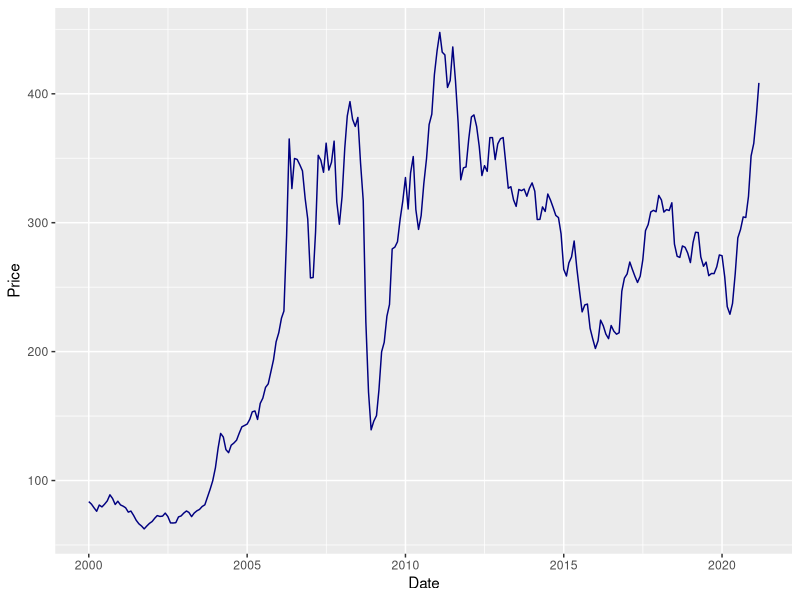
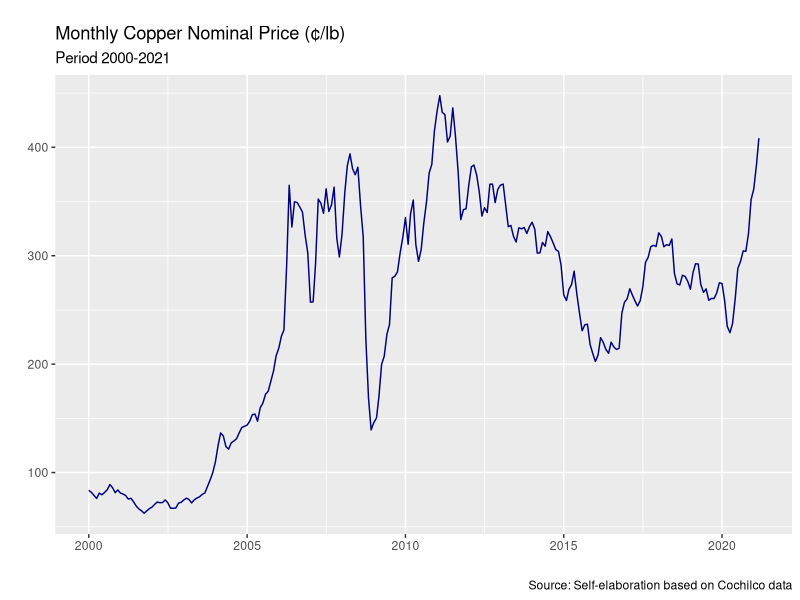
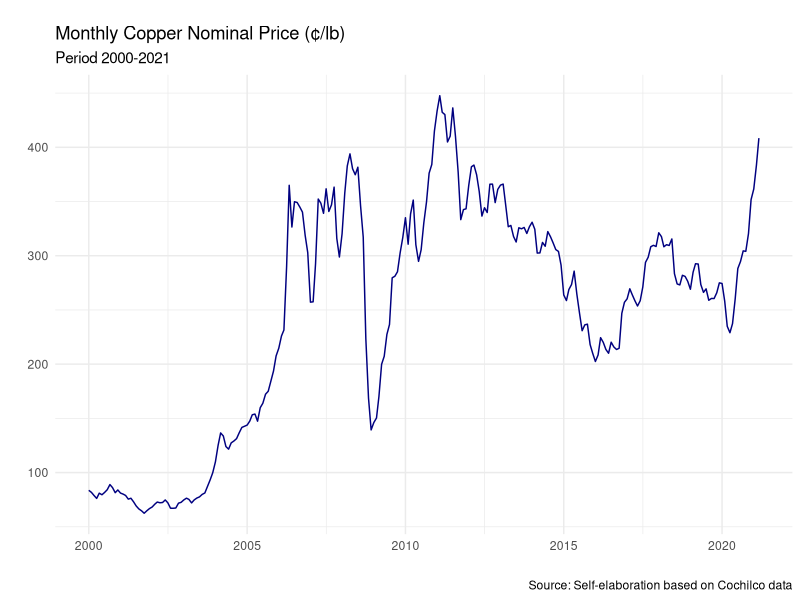
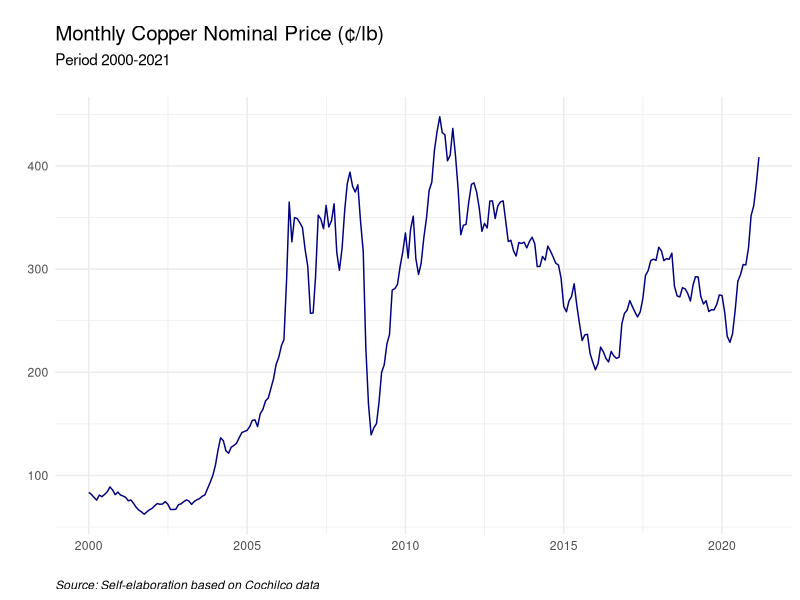
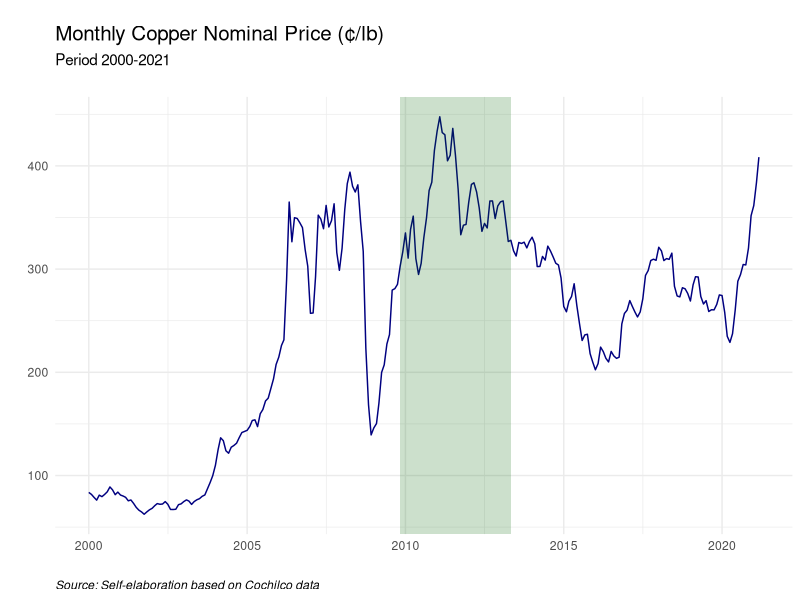
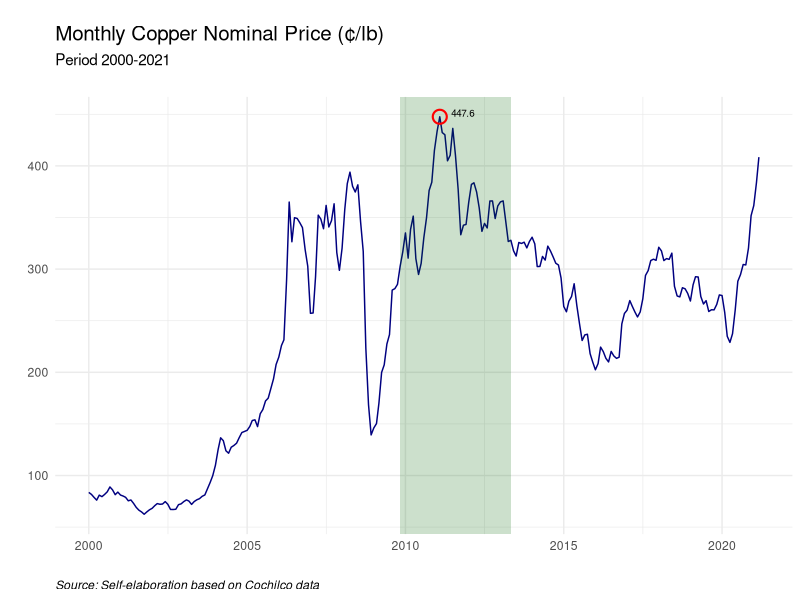
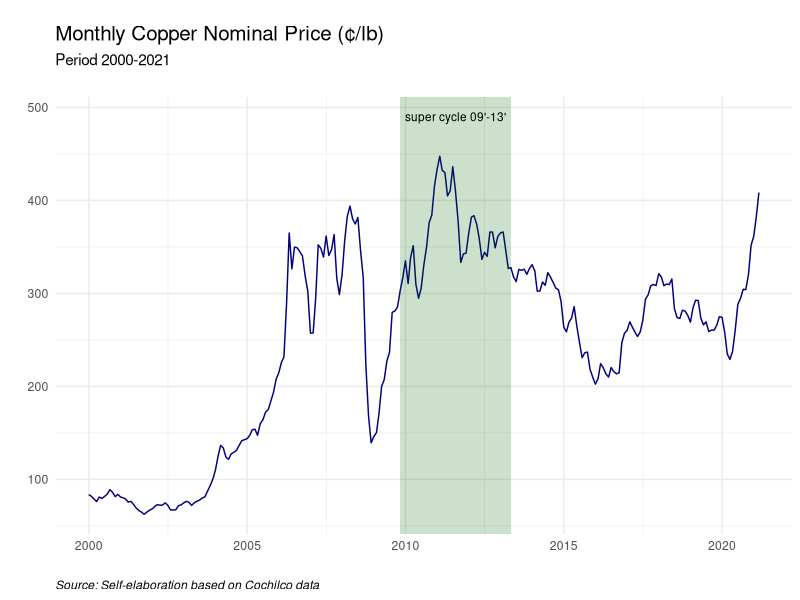
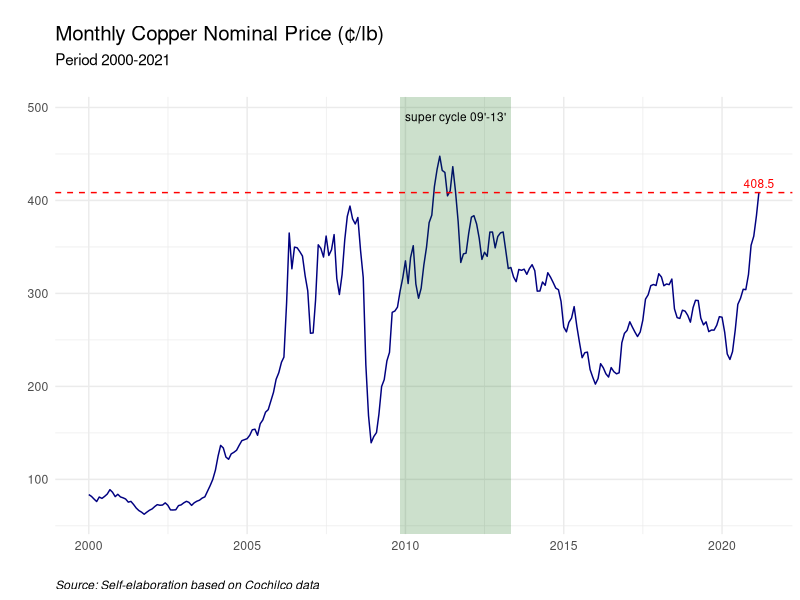

R code for these plots, in order: (Note: this script raises an error after producing the figures.)
## ---- chunk 1
knitr::opts_chunk$set(echo = FALSE)
## ---- chunk 2
library(readxl)
library(ggplot2)
library(tidyverse)
library(Cairo)

## ---- chunk 3
df <- read_excel("datos.xlsx")

names(df)[1] <- "Date"
names(df)[2] <- "Price"

df$Date <- as.Date(df$Date)

## ---- chunk 4
graph <- ggplot(data = df, aes(Date, Price)) +
  geom_line(colour = "navy")
graph
## ---- chunk 5
graph <- graph + labs(title = "Monthly Copper Nominal Price (¢/lb)",
                     subtitle = "Period 2000-2021",
       caption = "Source: Self-elaboration based on Cochilco data",
       tag = "",
       x = "",
       y = "")
graph
## ---- chunk 6
graph <- graph + theme_minimal()
graph
## ---- chunk 7
graph <- graph +
  theme(plot.title = element_text(size = rel(1.35)),
        plot.subtitle = element_text(size = rel(1), margin=margin(0,0,20,0)),
        plot.caption = element_text(hjust = 0, face= "italic"))
graph
## ---- chunk 8
graph <- graph +
  annotate("rect", fill = "darkgreen", alpha = 0.2,
           xmin = as.Date("2009-11-01"), xmax = as.Date("2013-05-01"),
           ymin = -Inf, ymax = Inf)
graph
## ---- chunk 9
pmax <- df %>% #maximum price
  slice(which.max(Price))

graph2 <- graph +
  geom_point(data = pmax, aes(x = Date, y = Price), col = "red",
             shape = 21, fill = NA, size = 4, stroke = 1.1) +
  geom_text(data = pmax, aes(x = Date, y = Price,
                label = sprintf("%0.1f", round(Price, digits = 3))),
            size = 2.5, vjust = 0, hjust = -0.5)
graph2
## ---- chunk 10
graph <- graph + 
  annotate(geom="text",x=as.Date("2011-08-01"),
           y=490, label="super cycle 09'-13'", fontface="plain", size=3)
graph
## ---- chunk 11
plast <- df %>% #most recent price
  slice(which.max(Date))

graph <- graph +
  geom_hline(yintercept = tail(df$Price, n=1), linetype="dashed",
             color = "red", size = .5) +
  geom_text(data = plast,
            aes(x = Date, y = Price,
                label = sprintf("%0.1f", round(Price, digits = 3))), size = 3,
            vjust = -.5, hjust = .5, col = "red")

## ---- chunk 12
ggsave(graph, filename = "plot.png", type = 'cairo', dpi = 300,
 width = 18, height = 13.5, units = "cm")

knitr::include_graphics("plot.png")

## ---- chunk 13

plast <- df %>% #most recent price
  slice(which.max(Date))

ggplot(data = df, aes(Date, Price)) +
  geom_line(colour = "navy")+ 
  labs(title = "Monthly Copper Nominal Price (¢/lb)",
                      subtitle = "Period 2000-2021",
                      caption = "Source: Self-elaboration based on Cochilco data",
                      tag = "",
                      x = "",
                      y = "") + 
  theme_minimal() +
  theme(plot.title = element_text(size = rel(1.35)),
        plot.subtitle = element_text(size = rel(1), margin=margin(0,0,20,0)),
        plot.caption = element_text(hjust = 0, face= "italic")) +
  annotate("rect", fill = "darkgreen", alpha = 0.2,
           xmin = as.Date("2009-11-01"), xmax = as.Date("2013-05-01"),
           ymin = -Inf, ymax = Inf) +
  annotate(geom="text",x=as.Date("2011-08-01"),
           y=490, label="superciclo 09'-13'", fontface="plain", size=3) +
  geom_hline(yintercept = tail(df$Price, n=1), linetype="dashed",
             color = "red", size = .5) +
  geom_text(data = plast,
            aes(x = Date, y = Price,
                label = sprintf("%0.1f", round(Price, digits = 3))), size = 3,
            vjust = -.5, hjust = .5, col = "red")
